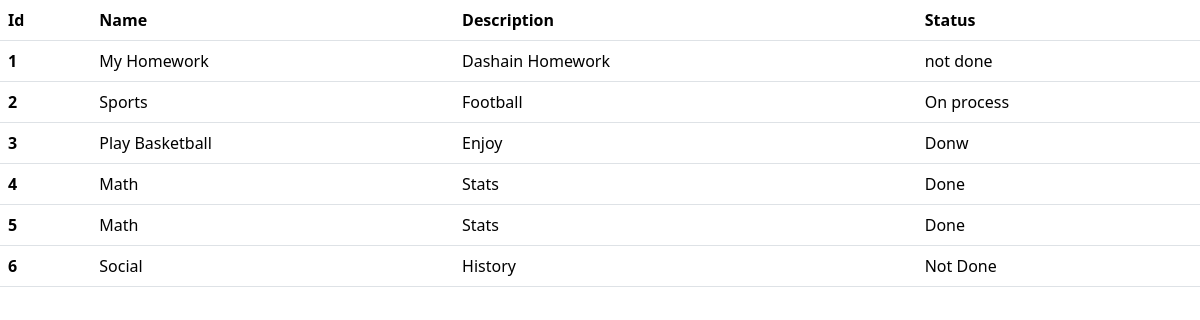
The page / on the database its author committed.
### base/models.py (models this page shows)
class Todo(models.Model):
    name = models.CharField(max_length = 100)
    description = models.TextField()
    status = models.CharField(max_length = 100)

### base/views.py (the view)
# urls.py: 2. Add a URL to urlpatterns:  path('', views.home, name='home')
def home(request):
    todo_objs = Todo.objects.all() #data liyera aako database bata
    data = {'todos': todo_objs} #dict banako data lyauna lai cuz data aauda list ma aako huncha, frontend ma pathako data lai
    return render(request, 'index.html', context=data) #context le chai index.html ma data pathauxa

### templates/index.html (shortened to what this page needs)
<!DOCTYPE html>
<html lanf="en">
<head>
    <link href="https://cdn.jsdelivr.net/npm/bootstrap@5.3.3/dist/css/bootstrap.min.css" rel="stylesheet">
</head>
<body>
    <table class="table">
        <thead>
          <tr>
            <th scope="col">Id</th>
            <th scope="col">Name</th>
            <th scope="col">Description</th>
            <th scope="col">Status</th>
          </tr>
        </thead>
        <tbody>
        {% for i in todos %}
          <tr>
            <th scope="row">{{i.id}}</th>
            <td>{{i.name}}</td>
            <td>{{i.description}}</td>
            <td>{{i.status}}</td>
          </tr>
        {% endfor %}
        </tbody>
      </table>
</body>
</html>

### rows shown on the page
Todo: id "1", name "My Homework", description "Dashain Homework", status "not done"
Todo: id "2", name "Sports", description "Football", status "On process"
Todo: id "3", name "Play Basketball", description "Enjoy", status "Donw"
Todo: id "4", name "Math", description "Stats", status "Done"
Todo: id "5", name "Math", description "Stats", status "Done"
Todo: id "6", name "Social", description "History", status "Not Done"
